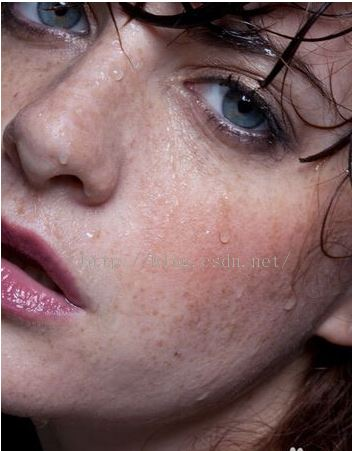
%> input picture 14_2.JPG, 352 x 451 px
$ octave --eval "result = BLPF_sharp(imread('14_2.JPG'));"   (GNU Octave 9; MATLAB toolbox functions it lacks are replaced by stand-ins)
%> lines starting %> are read from the running program, lines starting %| are printed output that depends on the picture
% I = imread('1230_3.jpg');
% % imshow(I);
% I = rgb2gray(I);
function bimg = BLPF_sharp(I)
s=fftshift(fft2(I));
[M,N]=size(s);
%> M = 451; N = 1056
n=2;
d0=30; %BLPF滤波，d0=30,50（视图像大小及最终效果而定
n1=floor(M/2);
%> n1 = 225
n2=floor(N/2);
%> n2 = 528
h = zeros(M,N);
for i=1:M
    for j=1:N
        d=sqrt((i-n1)^2+(j-n2)^2);
        h(i,j)=1/(1+(d0/d)^(2*n));
        s(i,j)=h(i,j)*s(i,j);
    end
end
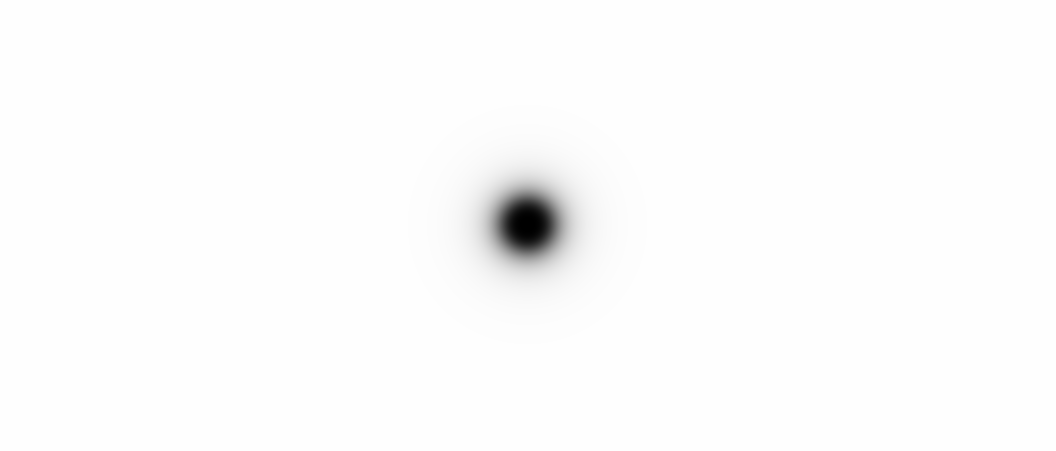
%> h: size 451x1056 double; min 0, max 1, mean 0.991
% h = glpf(15,M,N);
% s = h.*s;
s=ifftshift(s);
bImg=uint8(real(ifft2(s)));
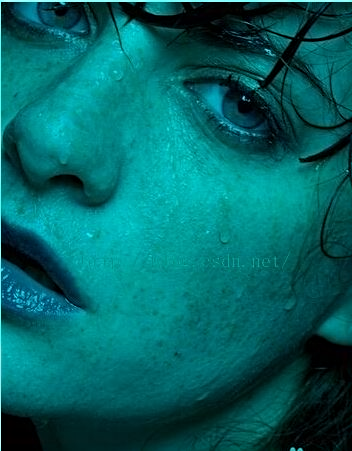
%> bImg: size 451x352x3 uint8; mean R, G, B 3.6, 99.9, 100.7
bimg = I + bImg;
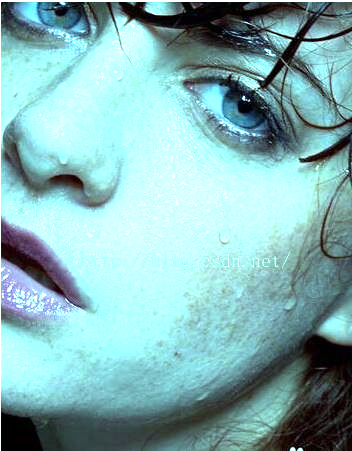
%> bimg: size 451x352x3 uint8; mean R, G, B 131.8, 179.4, 181.4
figure(3),
imshow(bImg);
